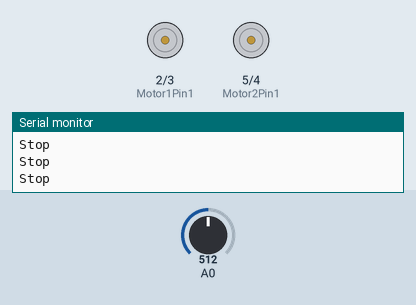
This sketch was run on a simulated Arduino Uno, built with avr-gcc and run on an emulated ATmega328P. On the bench: motor-driver pin pairs drawn as motors (green arrow = first pin HIGH = forward, orange = second pin HIGH = backward, longer = more drive), the last lines printed to the serial monitor. The inputs (shaded band) are chosen by the test bench; at power-on: A0 = 512.

Above: at 1.2 s.
1.3 s: A0 set to 481
At 1.9 s:
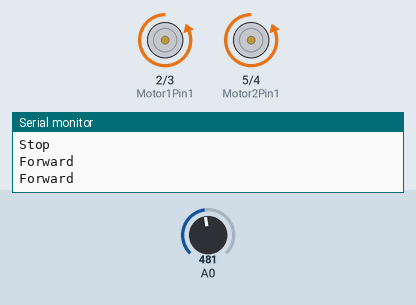
3.0 s: A0 set to 510
At 4.2 s:
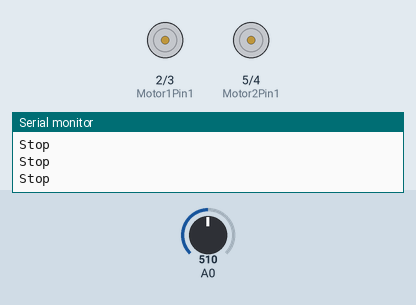
4.5 s: A0 set to 490
At 5.4 s:
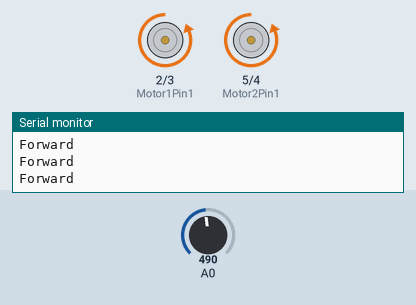
Timing chart, 0 to 7.5 s (numbered marks = the images above; inputs shaded):
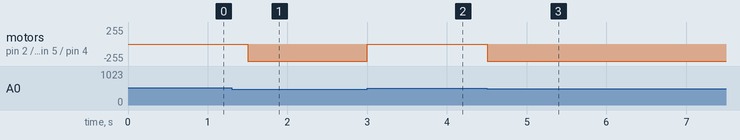

The sketch:

ir_car.ino
```cpp
const int Motor1Pin1 = 2;
const int Motor1Pin2 = 3;

const int Motor2Pin2 =4;
const int Motor2Pin1 = 5;

void setup() {
  Serial.begin(9600);
  pinMode(Motor1Pin1, OUTPUT);
  pinMode(Motor1Pin2, OUTPUT);
  pinMode(Motor2Pin1, OUTPUT);
  pinMode(Motor2Pin2, OUTPUT);

}

void loop() {

 int val = analogRead(A0);


// black--->> 900~
// white--->> 40~
if(val<500){
  moveForward();
  Serial.println("Forward");
 }
 if(val>500){
  moveStop();
  Serial.println("Stop");
 }
 delay(300);

}

// motor functions
void moveBackward(){

  digitalWrite(Motor1Pin1, HIGH);
  digitalWrite(Motor1Pin2, LOW);
  digitalWrite(Motor2Pin1, HIGH);
  digitalWrite(Motor2Pin2, LOW);
}

void moveForward(){

  digitalWrite(Motor1Pin1, LOW);
  digitalWrite(Motor1Pin2, HIGH);
  digitalWrite(Motor2Pin1, LOW);
  digitalWrite(Motor2Pin2, HIGH);
}

void moveLeft(){

  digitalWrite(Motor1Pin2, HIGH);
  digitalWrite(Motor1Pin1, LOW);//
  digitalWrite(Motor2Pin1, HIGH);
  digitalWrite(Motor2Pin2,LOW);
}

void moveRight(){

  digitalWrite(Motor1Pin2, LOW);
  digitalWrite(Motor1Pin1, HIGH);
  digitalWrite(Motor2Pin1, LOW); //
  digitalWrite(Motor2Pin2, HIGH);
}


void moveStop(){

  digitalWrite(Motor1Pin1, LOW);
  digitalWrite(Motor1Pin2, LOW);
  digitalWrite(Motor2Pin1, LOW);
  digitalWrite(Motor2Pin2, LOW);
}
```

Measured:
- the behaviour switches between 500 and 499 on A0 (found by bisection; images 0 and 1)
- after the input at 1.3 s, motor on pin 2 (Motor1Pin1) / pin 3 (Motor1Pin2), motor on pin 5 (Motor2Pin1) / pin 4 (Motor2Pin2): stopped → backward 255/255 after 0.20 s
- after the input at 3.0 s, motor on pin 2 (Motor1Pin1) / pin 3 (Motor1Pin2), motor on pin 5 (Motor2Pin1) / pin 4 (Motor2Pin2): backward 255/255 → stopped at once
- after the input at 4.5 s, motor on pin 2 (Motor1Pin1) / pin 3 (Motor1Pin2), motor on pin 5 (Motor2Pin1) / pin 4 (Motor2Pin2): stopped → backward 255/255 at once
